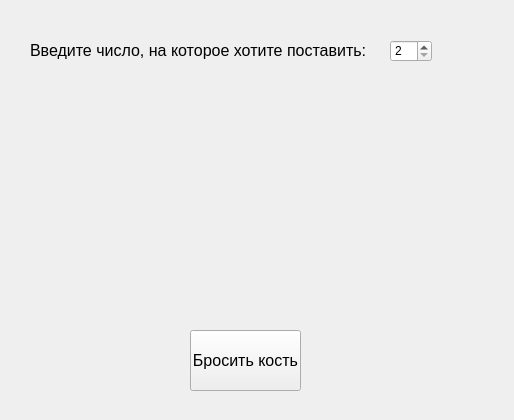
<?xml version="1.0" encoding="UTF-8"?>
<ui version="4.0">
 <class>Form</class>
 <widget class="QWidget" name="Form">
  <property name="geometry">
   <rect>
    <x>0</x>
    <y>0</y>
    <width>514</width>
    <height>420</height>
   </rect>
  </property>
  <property name="windowTitle">
   <string>Бросить кость</string>
  </property>
  <widget class="QLabel" name="label">
   <property name="geometry">
    <rect>
     <x>30</x>
     <y>30</y>
     <width>341</width>
     <height>41</height>
    </rect>
   </property>
   <property name="font">
    <font>
     <pointsize>12</pointsize>
    </font>
   </property>
   <property name="text">
    <string>Введите число, на которое хотите поставить:</string>
   </property>
  </widget>
  <widget class="QSpinBox" name="spn_number">
   <property name="geometry">
    <rect>
     <x>390</x>
     <y>40</y>
     <width>42</width>
     <height>22</height>
    </rect>
   </property>
   <property name="minimum">
    <number>2</number>
   </property>
   <property name="maximum">
    <number>12</number>
   </property>
  </widget>
  <widget class="QLabel" name="lbl_image1">
   <property name="geometry">
    <rect>
     <x>80</x>
     <y>110</y>
     <width>141</width>
     <height>131</height>
    </rect>
   </property>
   <property name="text">
    <string/>
   </property>
  </widget>
  <widget class="QPushButton" name="btn_throw">
   <property name="geometry">
    <rect>
     <x>190</x>
     <y>330</y>
     <width>111</width>
     <height>61</height>
    </rect>
   </property>
   <property name="font">
    <font>
     <pointsize>12</pointsize>
    </font>
   </property>
   <property name="text">
    <string>Бросить кость</string>
   </property>
  </widget>
  <widget class="QLabel" name="lbl_image2">
   <property name="geometry">
    <rect>
     <x>280</x>
     <y>110</y>
     <width>141</width>
     <height>131</height>
    </rect>
   </property>
   <property name="text">
    <string/>
   </property>
  </widget>
  <widget class="QLabel" name="lbl_msg">
   <property name="geometry">
    <rect>
     <x>150</x>
     <y>280</y>
     <width>201</width>
     <height>41</height>
    </rect>
   </property>
   <property name="font">
    <font>
     <pointsize>12</pointsize>
    </font>
   </property>
   <property name="text">
    <string/>
   </property>
  </widget>
 </widget>
 <resources/>
 <connections/>
</ui>
